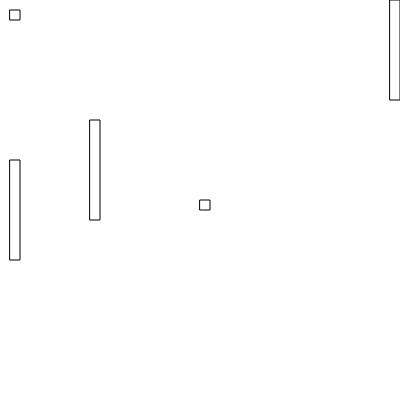
Frame 1 (no input)
Frame 60 (no input): identical to frame 1, image omitted
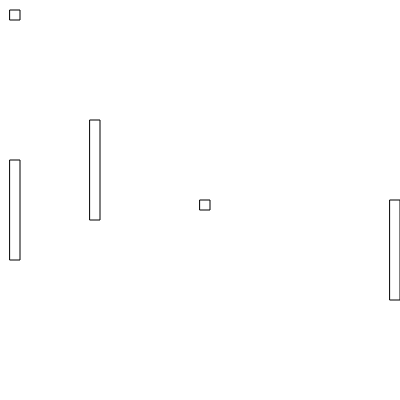
Frame 120 (the mouse pressed at the canvas centre since frame 60)

The p5.js sketch that drew these frames (run headless with seeded random() and noise() and a simulated clock; from frame 60 on, the mouse is pressed at the canvas centre):

// p5.js sketch
// ── sketch.js
class Paddle {
  
  constructor(){
    this.width = 10;
    this.height = 100;
    this.xPosition = 0;
    this.yPosition= 0;
  }
  
  
  display(){
    rect(this.xPosition, this.yPosition, this.width, this.height);
  };
}
    
function setup(){
  createCanvas(400,400);
}

function draw() {
  //set background to white
  background("white");
  
  //player Paddle
  var playerPaddle = new Paddle();
  playerPaddle.xPosition = 390;
  playerPaddle.yPosition = mouseY;
  
  playerPaddle.display();
  
  // computer paddle
  var computerPaddle = new Paddle();
  computerPaddle.xPosition = 10;
  computerPaddle.yPosition = 160;
  
  computerPaddle.display();
  
  //added paddle
  var addedPaddle = new Paddle ();
  addedPaddle.xPosition = 90;
  addedPaddle.yPosition = 120;
  
  addedPaddle.display();
  //draw the ball
  rect(200,200,10,10);
  //added ball
   var addedBall = new Ball();
  addedBall.xPosition = 10;
  addedBall.yPosition = 10;
   
  addedBall.display();
}
   
// ── Ball.js
class Ball {
    constructor(){
    this.width = 10;
    this.height = 10;
    this.xPosition = 0;
    this.yPosition= 0;
    }
    
    
    display(){
    rect(this.xPosition, this.yPosition,        this.width, this.height);
     };
  } 
